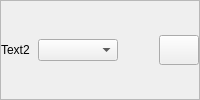
             <widget class="QFrame" name="text2_7">
              <property name="maximumSize">
               <size>
                <width>16777215</width>
                <height>16777215</height>
               </size>
              </property>
              <property name="frameShape">
               <enum>QFrame::StyledPanel</enum>
              </property>
              <property name="frameShadow">
               <enum>QFrame::Raised</enum>
              </property>
              <layout class="QHBoxLayout" name="horizontalLayout_45">
               <property name="spacing">
                <number>4</number>
               </property>
               <property name="leftMargin">
                <number>0</number>
               </property>
               <property name="topMargin">
                <number>0</number>
               </property>
               <property name="rightMargin">
                <number>0</number>
               </property>
               <property name="bottomMargin">
                <number>0</number>
               </property>
               <item>
                <widget class="QLabel" name="text2_8">
                 <property name="minimumSize">
                  <size>
                   <width>0</width>
                   <height>0</height>
                  </size>
                 </property>
                 <property name="maximumSize">
                  <size>
                   <width>70</width>
                   <height>16777215</height>
                  </size>
                 </property>
                 <property name="text">
                  <string>Text2</string>
                 </property>
                </widget>
               </item>
               <item>
                <widget class="QComboBox" name="changeSelectedColor_31">
                 <property name="minimumSize">
                  <size>
                   <width>80</width>
                   <height>0</height>
                  </size>
                 </property>
                 <property name="maximumSize">
                  <size>
                   <width>80</width>
                   <height>16777215</height>
                  </size>
                 </property>
                </widget>
               </item>
               <item>
                <widget class="QLabel" name="selectedColor_31">
                 <property name="minimumSize">
                  <size>
                   <width>0</width>
                   <height>24</height>
                  </size>
                 </property>
                 <property name="maximumSize">
                  <size>
                   <width>50</width>
                   <height>24</height>
                  </size>
                 </property>
                 <property name="text">
                  <string/>
                 </property>
                </widget>
               </item>
               <item>
                <widget class="QPushButton" name="colorPicker_31">
                 <property name="minimumSize">
                  <size>
                   <width>40</width>
                   <height>30</height>
                  </size>
                 </property>
                 <property name="maximumSize">
                  <size>
                   <width>40</width>
                   <height>30</height>
                  </size>
                 </property>
                 <property name="cursor">
                  <cursorShape>PointingHandCursor</cursorShape>
                 </property>
                 <property name="text">
                  <string/>
                 </property>
                </widget>
               </item>
              </layout>
             </widget>
